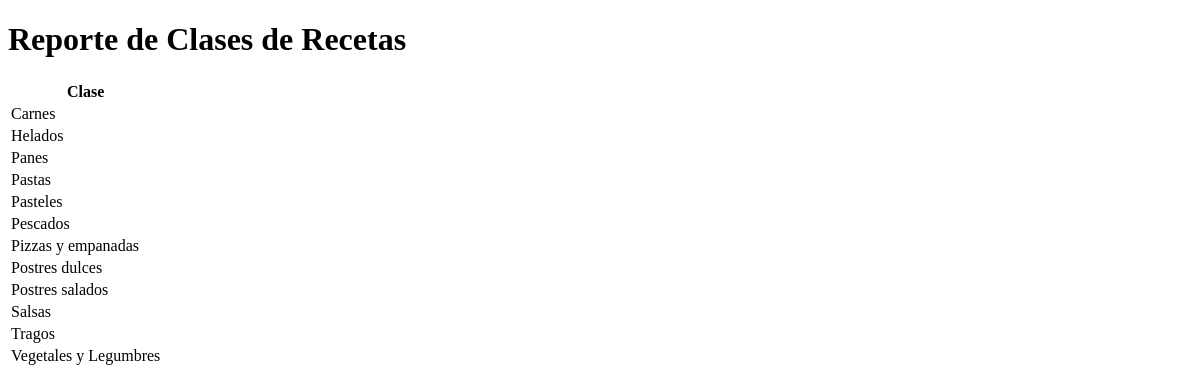
Page /reporte_clases on the committed database.
### tables this page shows
CREATE TABLE "ClasePrepa" (
	"CodClasePrepa"	INTEGER UNIQUE,
	"ClasePrepa"	TEXT UNIQUE,
	PRIMARY KEY("CodClasePrepa")
);

### GourmetCS50/app.py (the view)
@app.route('/reporte_clases')
def reporte_clases():
    conn = sqlite3.connect('GourmetCS50.db')
    cursor = conn.cursor()
    cursor.execute('SELECT * FROM ClasePrepa ORDER BY ClasePrepa')
    clases = cursor.fetchall()
    conn.close()
    return render_template('Reporte_clases.html', clases=clases)

### templates/Reporte_clases.html (shortened to what this page needs)
<!DOCTYPE html>
<html lang="es" class="htmlstd html5">
<head>
    <link rel="stylesheet" type="text/css" href="{{ url_for('static', filename='Indexcss.css') }}">
</head>
<body>
    <h1>Reporte de Clases de Recetas</h1>
    <div id="tabla-container">
        <table>
            <tr>
                <th>Clase</th>
            </tr>
            {% for clase in clases %}
            <tr>
                <td>{{ clase[1] }}</td>
            </tr>
            {% endfor %}
        </table>
    </div>
</body>
</html>

### rows in the picture
ClasePrepa: ClasePrepa "Carnes"
ClasePrepa: ClasePrepa "Helados"
ClasePrepa: ClasePrepa "Panes"
ClasePrepa: ClasePrepa "Pastas"
ClasePrepa: ClasePrepa "Pasteles"
ClasePrepa: ClasePrepa "Pescados"
ClasePrepa: ClasePrepa "Pizzas y empanadas"
ClasePrepa: ClasePrepa "Postres dulces"
ClasePrepa: ClasePrepa "Postres salados"
ClasePrepa: ClasePrepa "Salsas"
ClasePrepa: ClasePrepa "Tragos"
ClasePrepa: ClasePrepa "Vegetales y Legumbres"
